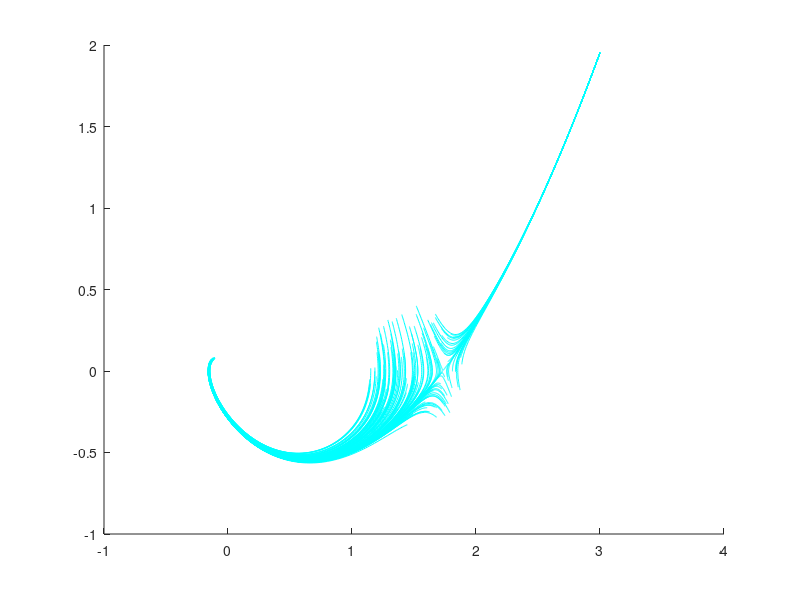

Write MATLAB code to recreate this figure. (Note: this script raises an error after producing the figure.)
%% variable definition
SOLVE = 0;
PLOT = 1;

if SOLVE
%state (time-independent)
x = sdpvar(2,1);

%dynamics
f = [x(2); -x(1) + (1/3).* x(1).^3 - x(2) ];

%% support sets
%total set
BOX = 3;
X = struct('ineq', BOX - x.^2, 'eq', []);

%initial set

%initial set
C0 = [1.5; 0];
R0 = 0.4;
X_init = struct('ineq', R0^2 - ((x(1)-C0(1))^2 + (x(2)-C0(2))^2), 'eq', []);

%unsafe set
theta_c =5*pi/4; %ground truth
Cu = [0; -0.7];
Ru = 0.5;
c1f = Ru^2 - (x(1) - Cu(1)).^2 - (x(2) - Cu(2)).^2;

w_c = [cos(theta_c); sin(theta_c)];
c2f = w_c(1)*(x(1) - Cu(1)) + w_c(2) * (x(2) - Cu(2)); 
X_unsafe = struct('ineq', [c1f; c2f], 'eq', 0);

%% Polynomials

order = 3;
d = 2*order;

[B, cB] = polynomial(x, d);

LieB = jacobian(B, x)*f;

%B >= epsilon on X_init
%B < 0 on X_unsafe
epsilon = 0.01;

%% Constraints

% [p, cons, coeff] = constraint_psatz(f, X, vars, d);        [p, cons, coeff] = constraint_psatz(f, X, vars, d);        
[p0, con0, coeff0] = constraint_psatz(B-epsilon, X_init, x, d);        
[pu, conu, coeffu] = constraint_psatz(-B, X_unsafe, x, d);        

[pf, conf, coefff] = constraint_psatz(LieB, X, x, d);        


con = [con0; conu; conf];
coeff = [coeff0; coeffu; coefff; cB];

%% solve barrier system
opts = sdpsettings('solver', 'mosek', 'verbose', 1);
opts.sos.model = 2;

[sol, monom, Gram, residual] = solvesos(con, 0, opts, coeff);


%% recover solution
[cBr, mBr] = coefficients(B, x);
B_rec = value(cBr)'*mBr;

B_func = polyval_func(B_rec, x);
end

%% plot solution
% out_sim = load('flow_distance.mat', 'out_sim');
if PLOT
load('flow_distance.mat', 'out_sim');
figure(30)
clf
hold on 
for i = 1:length(out_sim)
    if i == 1
        plot(out_sim{i}.x(:, 1), out_sim{i}.x(:, 2), 'c', 'DisplayName', 'Trajectories');
    else
        plot(out_sim{i}.x(:, 1), out_sim{i}.x(:, 2), 'c', 'HandleVisibility', 'Off');
    end
end
plot(X0(1, :), X0(2, :), 'k', 'Linewidth', 3, 'DisplayName', 'Initial Set')
patch(Xu(1, :), Xu(2, :), 'r', 'Linewidth', 3, 'EdgeColor', 'none', 'DisplayName', 'Unsafe Set')

fimplicit(@(x, y) B_func([x;y]), '--', 'Color', [ 0.4416    0.7490    0.4322], 'LineWidth', 3)

       xlim([-1, 2.5])
    ylim([-1.5, 1.25])
%     axis square
    pbaspect([diff(xlim), diff(ylim), 1])
    axis off
end